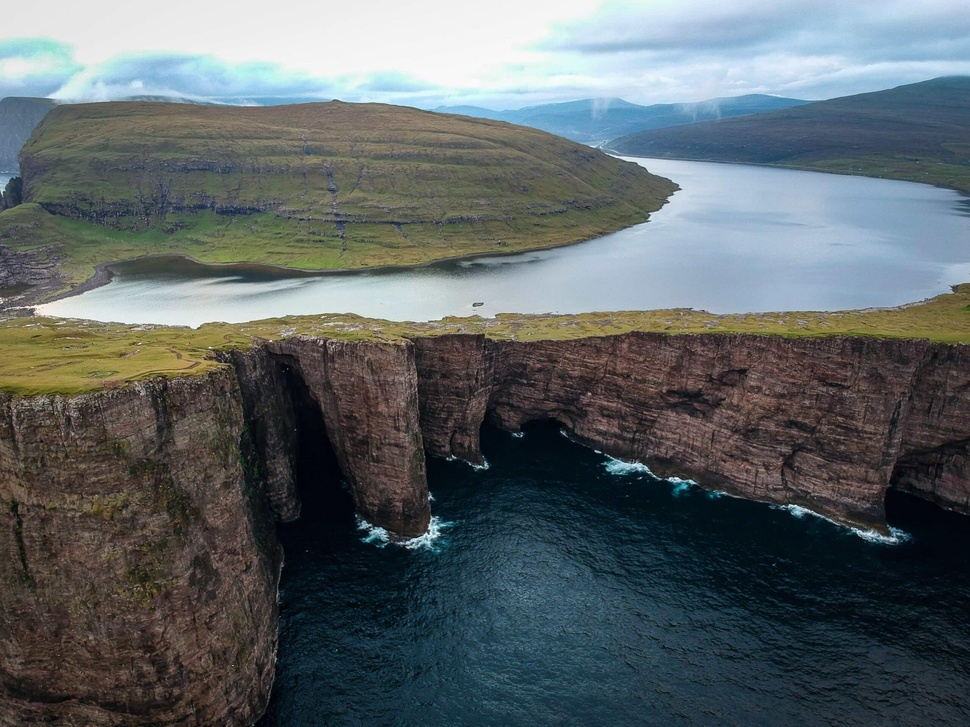
#> input picture lesson_1/homework/lake.jpg, 970 x 727 px, shrunk from 2560 x 1920 before the run
$ jupyter execute Homework.ipynb
#> lines starting #> are read from the running program, lines starting #| are printed output that depends on the picture
# HOMEWORK 1

After the installation of Anaconda, jupyter notebook and the required virtual environment, you will have to test that everything has been set up correctly. For that purpose, you will have to execute the following code and run it without errors.

The code loads an image and creates a picture collage consisting of 4 pictures. Each of the four pictures is a version of the original image with the colour channels swapped.

You will have to also finish some part of the code :-)

[cell 1]
import cv2
import numpy as np
from matplotlib import pyplot as plt
plt.rcParams['figure.figsize'] = [15, 10]

[cell 2]
# Load an image (you can freely chose any image you like)
img = cv2.imread('lake.jpg')
#> img is the input picture: shape (727, 970, 3); mean B, G, R 102.7, 100.4, 92.5
# Convert it to RGB
img = img_rgb = cv2.cvtColor(img, cv2.COLOR_BGR2RGB)
# Plot it
plt.imshow(img)

Let's make a collage.

[cell 3]
# Split the image into the three colour channels
red, green, blue = cv2.split(img)
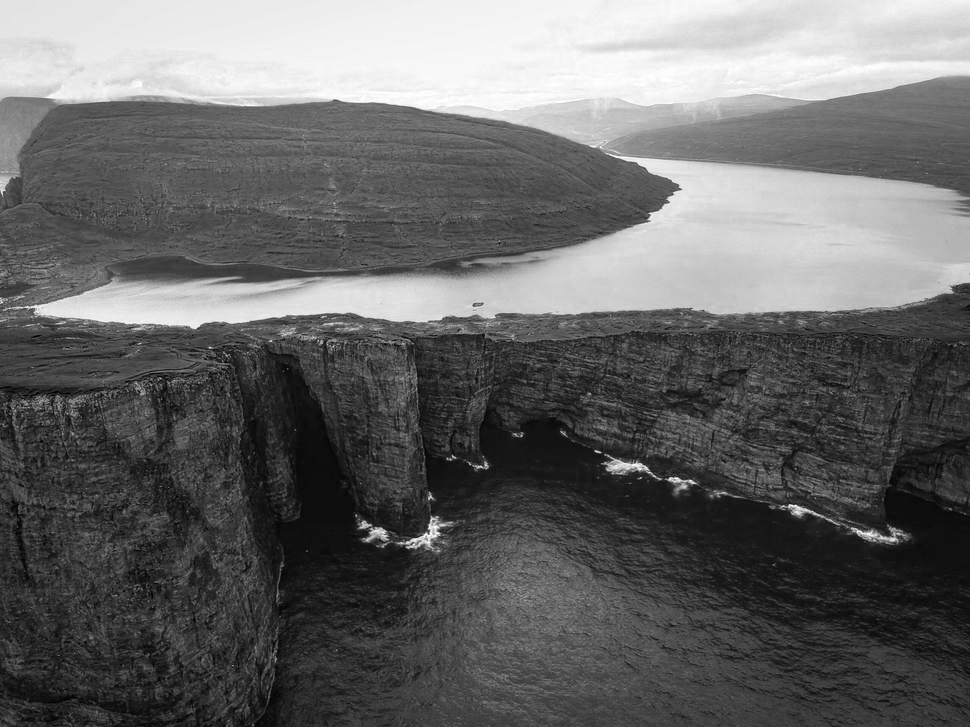
#> blue: shape (727, 970); min 0, max 255, mean 102.7

# Compose the image in the RGB colour space
img1 = cv2.merge([red, green, blue])

# Compose the image in the RBG colour space
img2 = cv2.merge([red, green, blue])

# Compose the image in the GRB colour space
img3 = cv2.merge([green, red , blue])

# Compose the image in the BGR colour space
img4  = cv2.merge([blue, green, red])

# Create the collage
out1 = np.hstack([img1, img2])
out2 = np.hstack([img3, img4])
out = np.vstack([out1, out2])

# Plot the collage
plt.imshow(out)
plt.axis(False)

And now you are going to make a simple geometric collage. You need to flip your image both horizontally and vertically to obtain the following result.

You can flip the images "manually" but you might also find useful the numpy functions [fliplr](https://numpy.org/doc/stable/reference/generated/numpy.fliplr.html) and [flipud](https://numpy.org/doc/stable/reference/generated/numpy.flipud.html) ;-).

[cell 4]
# Flip the image horizontally and vertically using numpy functions
img2 = np.fliplr(img)
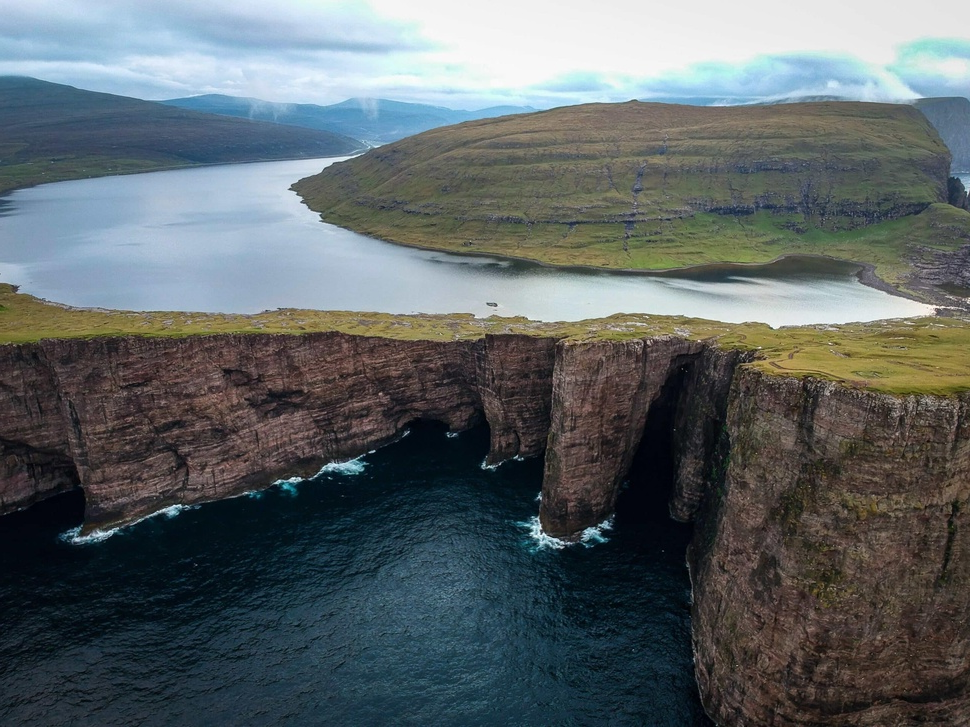
#> img2: shape (727, 970, 3); mean R, G, B 92.5, 100.4, 102.7
img3 = np.flipud(img)
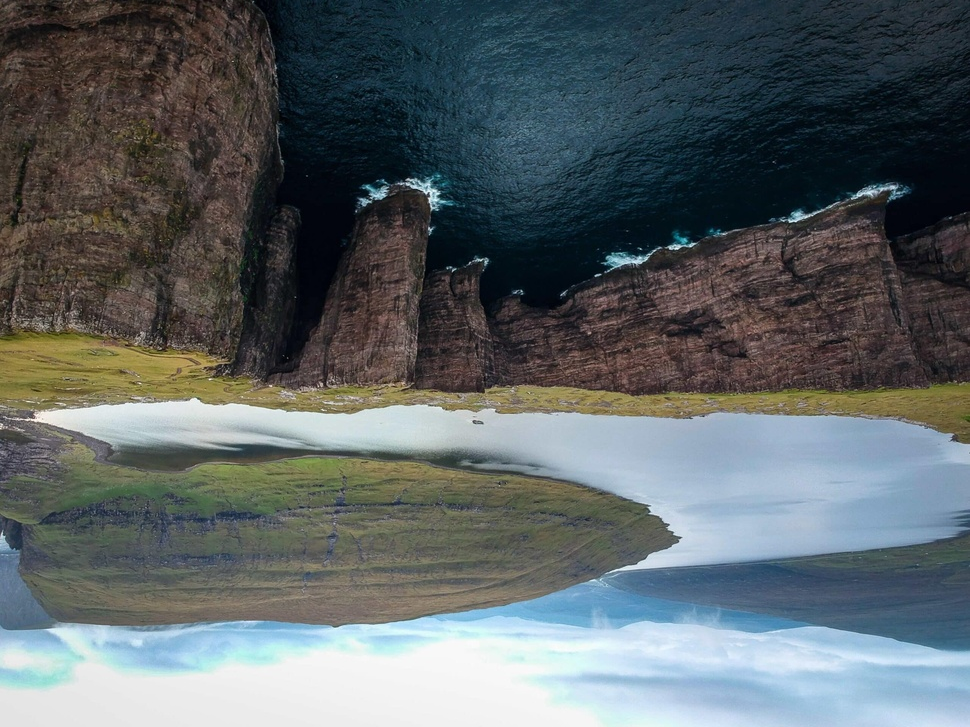
#> img3: shape (727, 970, 3); mean R, G, B 92.5, 100.4, 102.7
img4 = np.flipud(img2)
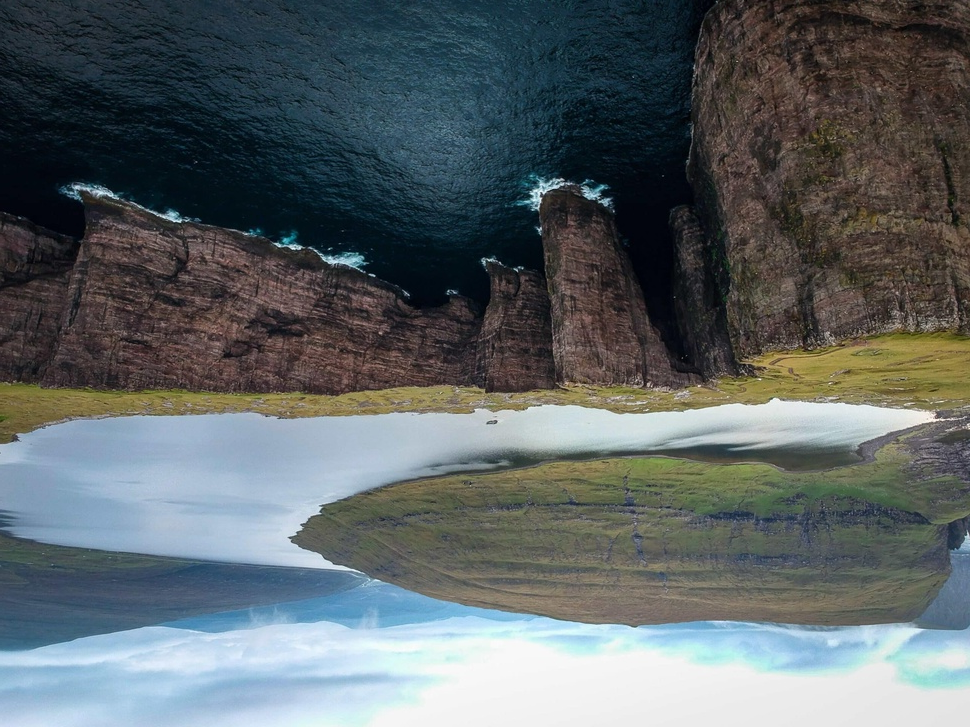
#> img4: shape (727, 970, 3); mean R, G, B 92.5, 100.4, 102.7

# Make a collage
out1 = np.hstack([img, img2])
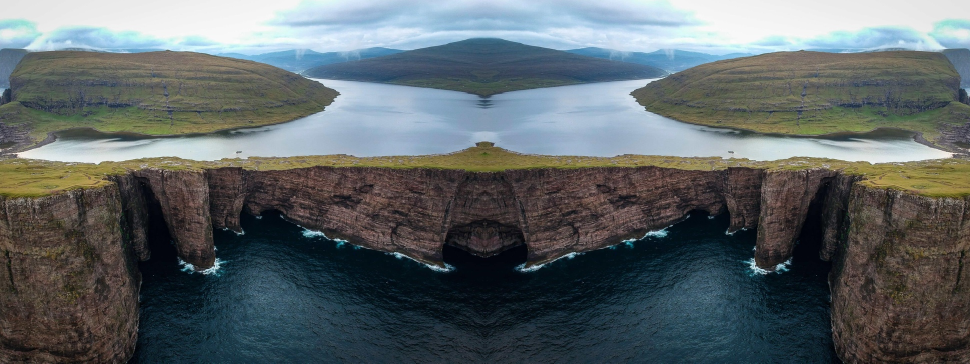
#> out1: shape (727, 1940, 3) (shown at 1/2 size); mean R, G, B 92.5, 100.4, 102.7
out2 = np.hstack([img3, img4])
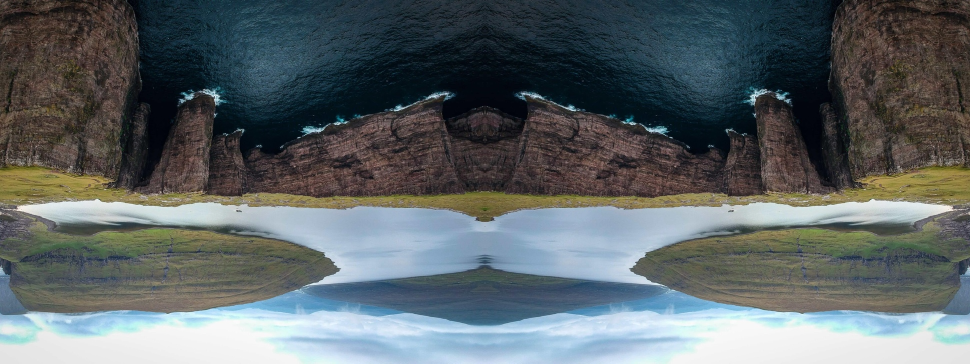
#> out2: shape (727, 1940, 3) (shown at 1/2 size); mean R, G, B 92.5, 100.4, 102.7
out = np.vstack([out1, out2])
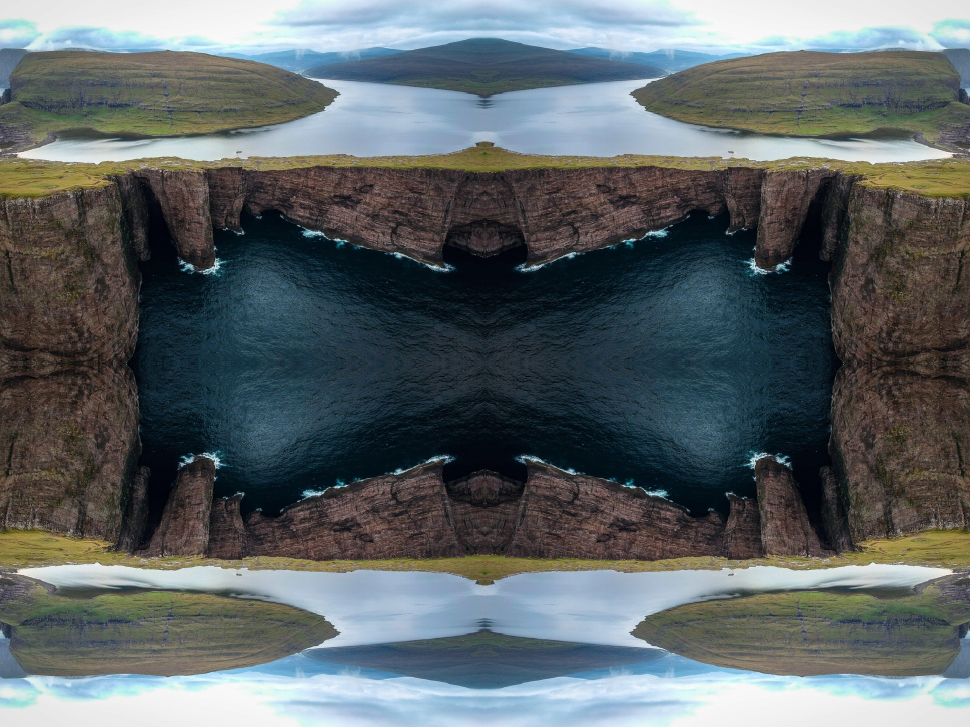
#> out: shape (1454, 1940, 3) (shown at 1/2 size); mean R, G, B 92.5, 100.4, 102.7

# Plot the collage
plt.imshow(out)
plt.axis(False)
